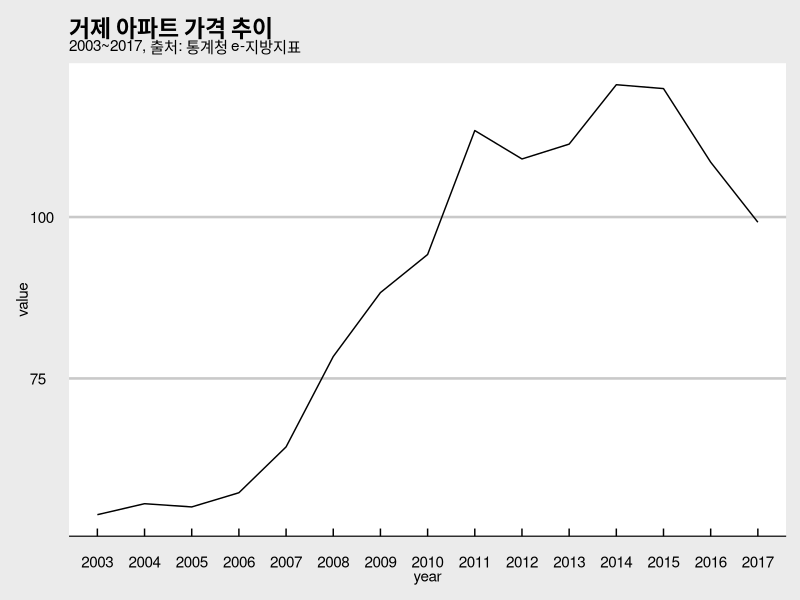
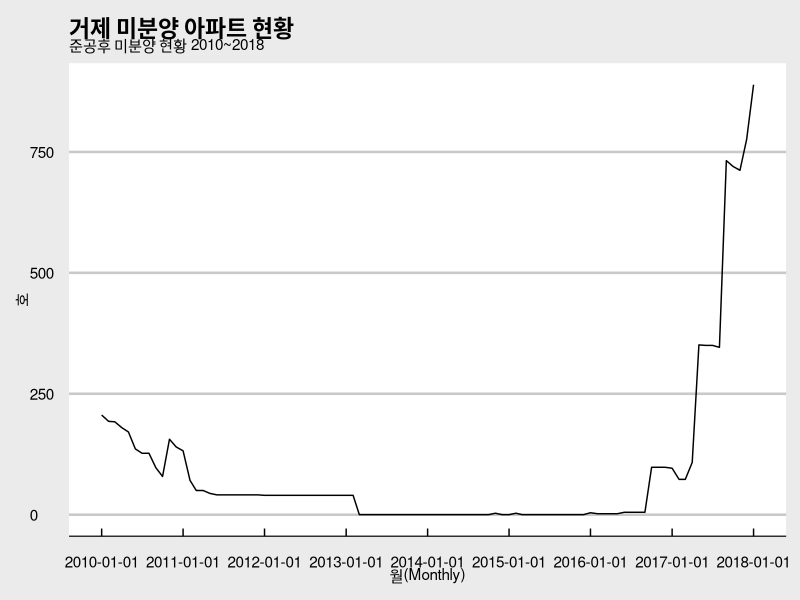

Recreate these plots in R, in order.
library(tidyverse)
library(readxl)

apartment <- read_excel("datasets/APT_rate.xlsx")

apartment <- apartment %>% 
  gather(year, value, `2003`:`2017`)

ggplot(apartment) +
  geom_line(aes(year, value, group = 1)) +
  ggthemes::theme_economist_white() +
  labs(title = "거제 아파트 가격 추이", subtitle = "2003~2017, 출처: 통계청 e-지방지표",
       xlab = "연도", ylab = "지수(100을 기준으로)")


non_paid <- read_excel("datasets/geoje_under.xlsx")

# non_paid[1,2] <- "전국"

names(non_paid)

non_paid %>% 
  mutate(`월(Monthly)` = parse_date(non_paid$`월(Monthly)`, format = "%Y-%m")) %>% 
  filter(구분 == '경남') %>% 
  ggplot() +
  geom_line(aes(`월(Monthly)`, 호, group =1 )) +
  labs(title = "거제 미분양 아파트 현황", subtitle = "준공후 미분양 현황 2010~2018",
       xlab = "연도/월", ylab = "호수") +
  scale_x_date(date_breaks = "1 year") +
  ggthemes::theme_economist_white()

